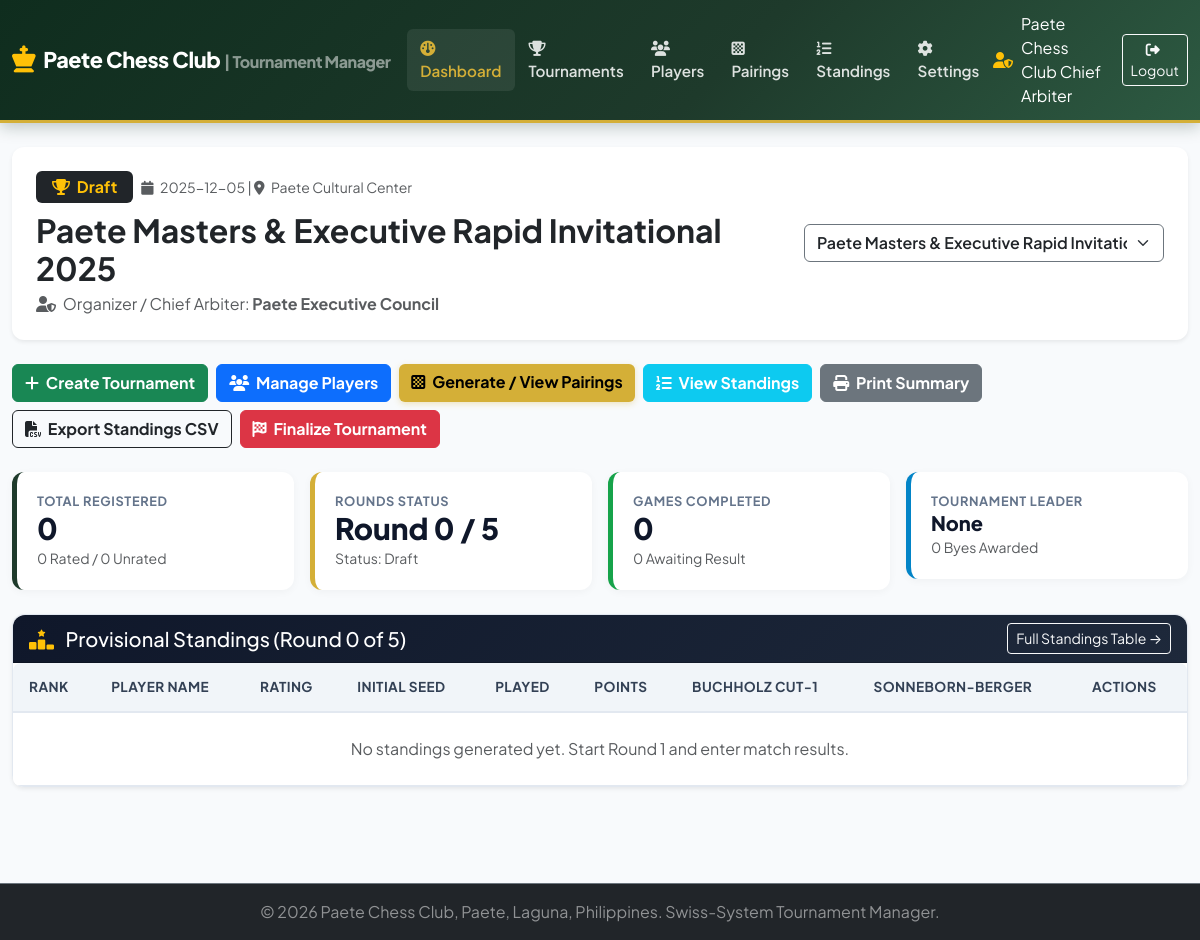
Screenshot of /?route=dashboard (signed in) with the database file from the repository.
### tables this page shows
CREATE TABLE tournaments (
    id INTEGER PRIMARY KEY AUTOINCREMENT,
    name TEXT NOT NULL,
    date DATE NOT NULL,
    venue TEXT NOT NULL,
    organizer_name TEXT NOT NULL,
    total_rounds INTEGER NOT NULL DEFAULT 5,
    current_round INTEGER NOT NULL DEFAULT 0,
    scoring_system TEXT NOT NULL DEFAULT 'standard',
    time_control TEXT DEFAULT '15 mins + 5 secs',
    description TEXT,
    logo_path TEXT DEFAULT NULL,
    rating_source TEXT DEFAULT 'FIDE',
    pairing_mode TEXT DEFAULT 'club_swiss',
    tiebreak_config TEXT,
    allow_withdrawals INTEGER DEFAULT 1,
    allow_late_entries INTEGER DEFAULT 1,
    status TEXT NOT NULL DEFAULT 'Draft',
    created_at DATETIME NOT NULL DEFAULT CURRENT_TIMESTAMP,
    updated_at DATETIME NOT NULL DEFAULT CURRENT_TIMESTAMP
);

### app/Views/dashboard/index.php (the view, shortened to what the rows shown need)
<?php
require __DIR__ . '/../layouts/header.php';
?>
<?php if ($tournament): ?>
    <div class="card pcc-card mb-4 border-0 shadow-sm">
        <div class="card-body p-4">
            <div class="row align-items-center">
                <div class="col-lg-8">
                    <div class="d-flex align-items-center mb-2">
                        <span class="badge bg-dark text-warning me-2 px-3 py-2 fs-6">
                            <i class="fa-solid fa-trophy me-1"></i> <?= htmlspecialchars($tournament['status']) ?>
                        </span>
                        <small class="text-muted"><i class="fa-solid fa-calendar me-1"></i> <?= htmlspecialchars($tournament['date']) ?> | <i class="fa-solid fa-location-dot me-1"></i> <?= htmlspecialchars($tournament['venue']) ?></small>
                    </div>
                    <h2 class="fw-bold mb-1 text-dark"><?= htmlspecialchars($tournament['name']) ?></h2>
                    <p class="text-muted mb-0">
                        <i class="fa-solid fa-user-shield me-1"></i> Organizer / Chief Arbiter: <strong><?= htmlspecialchars($tournament['organizer_name']) ?></strong>
                    </p>
                </div>
                <div class="col-lg-4 text-lg-end mt-3 mt-lg-0">
                    <form method="GET" action="index.php" class="d-inline-block">
                        <select name="id" class="form-select border-secondary fw-semibold" onchange="this.form.submit()">
                            <?php foreach ($allTournaments as $t): ?>
                                <option value="<?= $t['id'] ?>" <?= ($t['id'] == $tournament['id']) ? 'selected' : '' ?>>
                                    <?= htmlspecialchars($t['name']) ?> (<?= $t['status'] ?>)
                                </option>
                            <?php endforeach; ?>
                        </select>
                    </form>
                </div>
            </div>
        </div>
    </div>
    <div class="d-flex flex-wrap gap-2 mb-4">
        <a href="?route=tournament/create" class="btn btn-success fw-bold"><i class="fa-solid fa-plus me-1"></i> Create Tournament</a>
        <a href="?route=players&tournament_id=<?= $tournament['id'] ?>" class="btn btn-primary fw-bold"><i class="fa-solid fa-users me-1"></i> Manage Players</a>
        <a href="?route=pairings&tournament_id=<?= $tournament['id'] ?>" class="btn btn-pcc-gold fw-bold"><i class="fa-solid fa-chess-board me-1"></i> Generate / View Pairings</a>
        <a href="?route=standings&tournament_id=<?= $tournament['id'] ?>" class="btn btn-info text-white fw-bold"><i class="fa-solid fa-list-ol me-1"></i> View Standings</a>
        <a href="?route=standings&tournament_id=<?= $tournament['id'] ?>&print=1" target="_blank" class="btn btn-secondary fw-bold"><i class="fa-solid fa-print me-1"></i> Print Summary</a>
        <a href="?route=export/standings&tournament_id=<?= $tournament['id'] ?>" class="btn btn-outline-dark fw-bold"><i class="fa-solid fa-file-csv me-1"></i> Export Standings CSV</a>
        <?php if ($tournament['status'] !== 'Completed' && $tournament['status'] !== 'Archived'): ?>
            <a href="?route=tournament/finalize&id=<?= $tournament['id'] ?>&csrf_token=<?= $csrfToken ?>" class="btn btn-danger fw-bold" onclick="return confirm('Finalize this tournament and lock standings?')"><i class="fa-solid fa-flag-checkered me-1"></i> Finalize Tournament</a>
        <?php elseif ($tournament['status'] === 'Completed'): ?>
            <a href="?route=tournament/reopen&id=<?= $tournament['id'] ?>&csrf_token=<?= $csrfToken ?>" class="btn btn-warning text-dark fw-bold" onclick="return confirm('Reopen tournament for result corrections?')"><i class="fa-solid fa-unlock me-1"></i> Reopen Tournament</a>
        <?php endif; ?>
    </div>
    <div class="row g-3 mb-4">
        <div class="col-6 col-md-3">
            <div class="stat-widget">
                <div class="stat-widget-title">Total Registered</div>
                <div class="stat-widget-value"><?= $stats['total_players'] ?></div>
                <small class="text-muted"><?= $stats['rated_players'] ?> Rated / <?= $stats['unrated_players'] ?> Unrated</small>
            </div>
        </div>
        <div class="col-6 col-md-3">
            <div class="stat-widget stat-widget-gold">
                <div class="stat-widget-title">Rounds Status</div>
                <div class="stat-widget-value">Round <?= $stats['current_round'] ?> / <?= $stats['total_rounds'] ?></div>
                <small class="text-muted">Status: <?= htmlspecialchars($tournament['status']) ?></small>
            </div>
        </div>
        <div class="col-6 col-md-3">
            <div class="stat-widget stat-widget-success">
                <div class="stat-widget-title">Games Completed</div>
                <div class="stat-widget-value"><?= $stats['completed_games'] ?></div>
                <small class="text-muted"><?= $stats['pending_games'] ?> Awaiting Result</small>
            </div>
        </div>
        <div class="col-6 col-md-3">
            <div class="stat-widget stat-widget-info">
                <div class="stat-widget-title">Tournament Leader</div>
                <div class="stat-widget-value fs-5 text-truncate"><?= htmlspecialchars($stats['leader_name']) ?></div>
                <small class="text-muted"><?= $stats['total_byes'] ?> Byes Awarded</small>
            </div>
        </div>
    </div>
    <div class="card pcc-card shadow-sm mb-4">
        <div class="card-header pcc-card-header d-flex justify-content-between align-items-center">
            <h5 class="mb-0">
                <i class="fa-solid fa-ranking-star text-warning me-2"></i>
                <?= ($tournament['status'] === 'Completed') ? 'FINAL STANDINGS' : "Provisional Standings (Round {$stats['current_round']} of {$stats['total_rounds']})" ?>
            </h5>
            <a href="?route=standings&tournament_id=<?= $tournament['id'] ?>" class="btn btn-sm btn-outline-light">Full Standings Table &rarr;</a>
        </div>
        <div class="card-body p-0">
            <div class="table-responsive">
                <table class="table table-pcc align-middle mb-0">
                    <thead>
                        <tr>
                            <th>Rank</th>
                            <th>Player Name</th>
                            <th>Rating</th>
                            <th>Initial Seed</th>
                            <th>Played</th>
                            <th>Points</th>
                            <th>Buchholz Cut-1</th>
                            <th>Sonneborn-Berger</th>
                            <th>Actions</th>
                        </tr>
                    </thead>
                    <tbody>
                        <?php if (empty($standings)): ?>
                            <tr>
                                <td colspan="9" class="text-center py-4 text-muted">No standings generated yet. Start Round 1 and enter match results.</td>
                            </tr>
                        <?php endif; ?>
                    </tbody>
                </table>
            </div>
        </div>
    </div>
<?php endif; ?>
<?php require __DIR__ . '/../layouts/footer.php'; ?>

### app/Views/layouts/header.php (shortened to what the rows shown need)
<?php
$currentUser = AuthManager::getCurrentUser();
$csrfToken = AuthManager::generateCsrfToken();
$currentRoute = $_GET['route'] ?? 'dashboard';
?>
<!DOCTYPE html>
<html lang="en">
<head>
    <link href="https://cdn.jsdelivr.net/npm/bootstrap@5.3.2/dist/css/bootstrap.min.css" rel="stylesheet">
    <link href="https://cdnjs.cloudflare.com/ajax/libs/font-awesome/6.4.2/css/all.min.css" rel="stylesheet">
    <link href="assets/css/style.css" rel="stylesheet">
</head>
<body>
<nav class="navbar navbar-expand-lg navbar-dark navbar-pcc no-print">
    <div class="container-fluid">
        <div class="collapse navbar-collapse" id="navbarMain">
            <?php if ($currentUser): ?>
                <ul class="navbar-nav me-auto mb-2 mb-lg-0">
                    <li class="nav-item">
                        <a class="nav-link <?= ($currentRoute === 'dashboard') ? 'active' : '' ?>" href="?route=dashboard"><i class="fa-solid fa-gauge me-1"></i> Dashboard</a>
                    </li>
                    <li class="nav-item">
                        <a class="nav-link <?= str_starts_with($currentRoute, 'tournament') ? 'active' : '' ?>" href="?route=tournament/create"><i class="fa-solid fa-trophy me-1"></i> Tournaments</a>
                    </li>
                    <li class="nav-item">
                        <a class="nav-link <?= str_starts_with($currentRoute, 'players') ? 'active' : '' ?>" href="?route=players"><i class="fa-solid fa-users me-1"></i> Players</a>
                    </li>
                    <li class="nav-item">
                        <a class="nav-link <?= str_starts_with($currentRoute, 'pairings') ? 'active' : '' ?>" href="?route=pairings"><i class="fa-solid fa-chess-board me-1"></i> Pairings</a>
                    </li>
                    <li class="nav-item">
                        <a class="nav-link <?= str_starts_with($currentRoute, 'standings') ? 'active' : '' ?>" href="?route=standings"><i class="fa-solid fa-list-ol me-1"></i> Standings</a>
                    </li>
                    <li class="nav-item">
                        <a class="nav-link <?= str_starts_with($currentRoute, 'settings') ? 'active' : '' ?>" href="?route=settings"><i class="fa-solid fa-gear me-1"></i> Settings</a>
                    </li>
                </ul>
                <div class="d-flex align-items-center text-white me-3">
                    <i class="fa-solid fa-user-shield me-2 text-warning"></i>
                    <span><?= htmlspecialchars($currentUser['full_name']) ?></span>
                </div>
                <a href="?route=logout" class="btn btn-outline-light btn-sm"><i class="fa-solid fa-right-from-bracket me-1"></i> Logout</a>
            <?php endif; ?>
        </div>
    </div>
</nav>
<main class="container-fluid py-4">

### rows the page displays
tournaments: organizer_name "Paete Chess Club Chief Arbiter"
tournaments: status "Draft", date "2025-12-05", venue "Paete Cultural Center", name "Paete Masters & Executive Rapid Invitational 2025", organizer_name "Paete Executive Council"

### other values shown
$stats['total_players'] "0"
$stats['rated_players'] "0"
$stats['unrated_players'] "0"
$stats['current_round'] "0"
$stats['total_rounds'] "5"
$stats['completed_games'] "0"
$stats['pending_games'] "0"
$stats['leader_name'] "None"
$stats['total_byes'] "0"
form field id "Paete Masters & Executive Rapid Invitational 2025 (Draft)"
